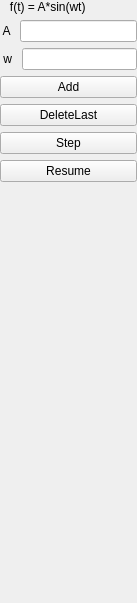
<?xml version="1.0" encoding="UTF-8"?>
<ui version="4.0">
 <class>ControlWidget</class>
 <widget class="QWidget" name="ControlWidget">
  <property name="geometry">
   <rect>
    <x>0</x>
    <y>0</y>
    <width>137</width>
    <height>603</height>
   </rect>
  </property>
  <property name="windowTitle">
   <string>Form</string>
  </property>
  <layout class="QVBoxLayout" name="verticalLayout">
   <property name="spacing">
    <number>6</number>
   </property>
   <property name="leftMargin">
    <number>0</number>
   </property>
   <property name="topMargin">
    <number>0</number>
   </property>
   <property name="rightMargin">
    <number>0</number>
   </property>
   <property name="bottomMargin">
    <number>0</number>
   </property>
   <item>
    <widget class="QLabel" name="label_3">
     <property name="text">
      <string>   f(t) = A*sin(wt)</string>
     </property>
    </widget>
   </item>
   <item>
    <layout class="QHBoxLayout" name="horizontalLayout">
     <item>
      <widget class="QLabel" name="label">
       <property name="text">
        <string> A </string>
       </property>
      </widget>
     </item>
     <item>
      <widget class="QLineEdit" name="lineEdit_1"/>
     </item>
    </layout>
   </item>
   <item>
    <layout class="QHBoxLayout" name="horizontalLayout_2">
     <item>
      <widget class="QLabel" name="label_2">
       <property name="text">
        <string> w </string>
       </property>
      </widget>
     </item>
     <item>
      <widget class="QLineEdit" name="lineEdit_2"/>
     </item>
    </layout>
   </item>
   <item>
    <widget class="QPushButton" name="pushButton_add">
     <property name="text">
      <string>Add</string>
     </property>
    </widget>
   </item>
   <item>
    <widget class="QPushButton" name="pushButton_deleteLast">
     <property name="text">
      <string>DeleteLast</string>
     </property>
    </widget>
   </item>
   <item>
    <widget class="QPushButton" name="pushButton_step">
     <property name="text">
      <string>Step</string>
     </property>
    </widget>
   </item>
   <item>
    <widget class="QPushButton" name="pushButton_control">
     <property name="text">
      <string>Resume</string>
     </property>
    </widget>
   </item>
   <item>
    <spacer name="verticalSpacer">
     <property name="orientation">
      <enum>Qt::Vertical</enum>
     </property>
     <property name="sizeHint" stdset="0">
      <size>
       <width>20</width>
       <height>40</height>
      </size>
     </property>
    </spacer>
   </item>
  </layout>
 </widget>
 <resources/>
 <connections/>
</ui>
